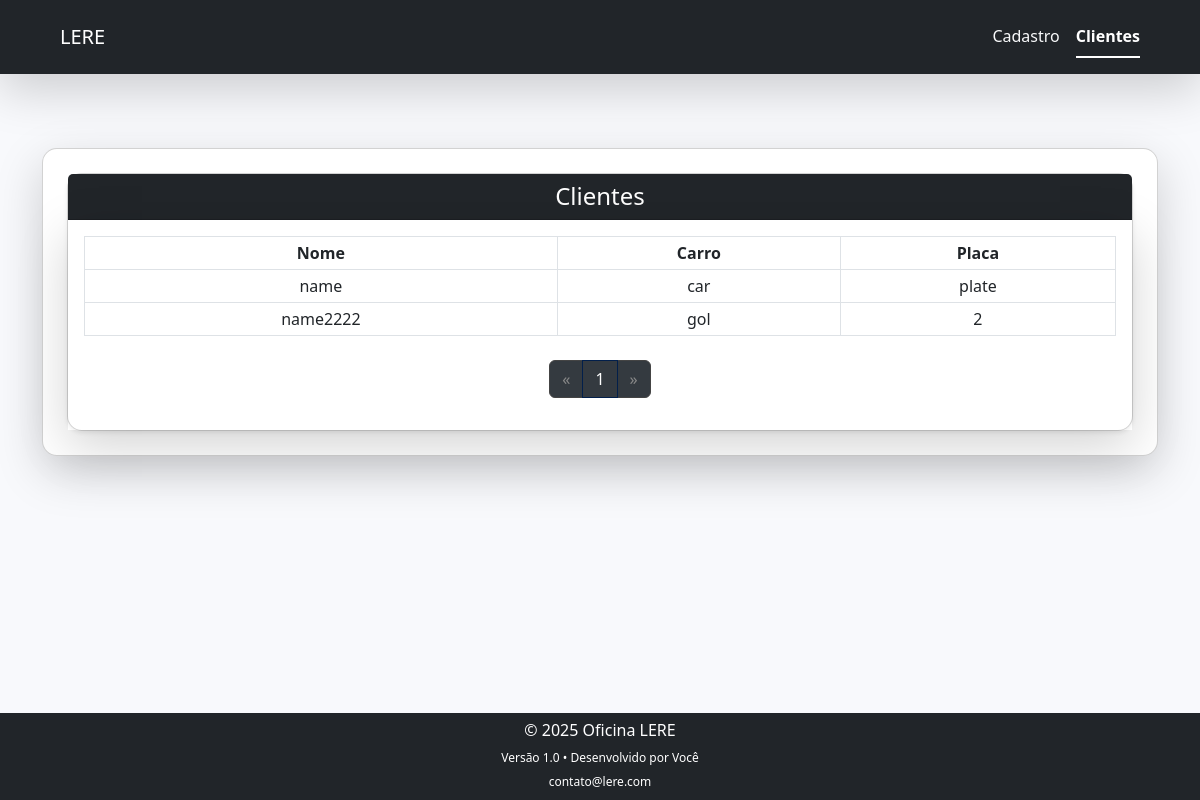
The app's page /contatos/ (signed in), older data.
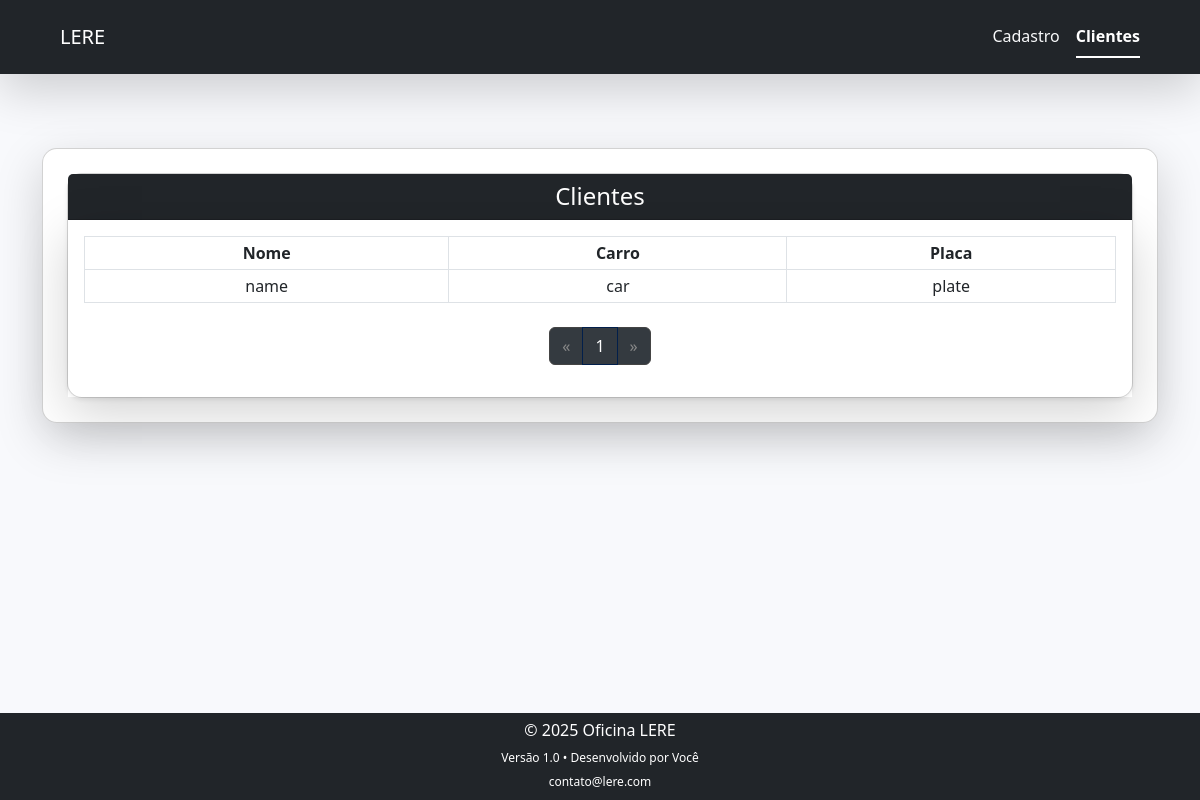
The same page, newer data.
### oficina/models.py (models this page shows, shortened)
class Cliente(models.Model):
    nome = models.CharField(max_length=100)
    carro = models.CharField(max_length=100)
    placa = models.CharField(max_length=10, unique=True)
    telefone = models.CharField(max_length=20, null=True, blank=True)
    servicos = models.TextField(blank=str)
    Data_entrada = models.DateField(default=now)

### oficina/views.py (the view)
# urls.py: path('contatos/', views.contatos , name='lista_de_clientes'),
@login_required
def contatos(request):
    lista = Cliente.objects.all().order_by('-id')  # opcional: ordenação
    paginator = Paginator(lista, 10)  # 10 clientes por página
    page = request.GET.get('page')
    clientes = paginator.get_page(page)
    return render(request, 'oficina/lista_contatos.html', {'clientes': clientes})

### oficina/templates/oficina/lista_contatos.html (shortened to what this page needs)
{% load static %}
<!DOCTYPE html>
<html lang="pt-br">
<head>
    <link href="https://cdn.jsdelivr.net/npm/bootstrap@5.3.0/dist/css/bootstrap.min.css" rel="stylesheet">
</head>
<body>
    {% include 'oficina/partials/navbar.html' %}
    <main>
        <div class="container">
            <div class="card shadow-lg p-4">
                <div class="card shadow-sm">
                    <div class="card-header bg-dark text-white text-center">
                        <h1 class="h4 m-0">Clientes</h1>
                    </div>
                    <div class="card-body shadow-lg p-3">
                        <table class="table table-hover table-bordered table-sm text-center align-middle">
                            <thead>
                                <tr>
                                    <th>Nome</th>
                                    <th>Carro</th>
                                    <th>Placa</th>
                                </tr>
                            </thead>
                            <tbody>
                                {% for cliente in clientes %}
                                <tr class="cursor-pointer" onclick="window.location.href='{% url 'detalhes' cliente.id %}'">
                                    <td>{{ cliente.nome }}</td>
                                    <td>{{ cliente.carro }}</td>
                                    <td>{{ cliente.placa }}</td>
                                </tr>
                                {% empty %}
                                <tr>
                                    <td colspan="3">Nenhum cliente cadastrado</td>
                                </tr>
                                {% endfor %}
                            </tbody>
                        </table>
                        {% include 'oficina/partials/paginacao.html' %}
                    </div>
                </div>
            </div>
        </div>
    </main>
    {% include 'oficina/partials/footer.html' %}
</body>
</html>

Row changes from the older to the newer data that the page shows:
removed Cliente: nome "name2222", carro "gol", placa "2"
